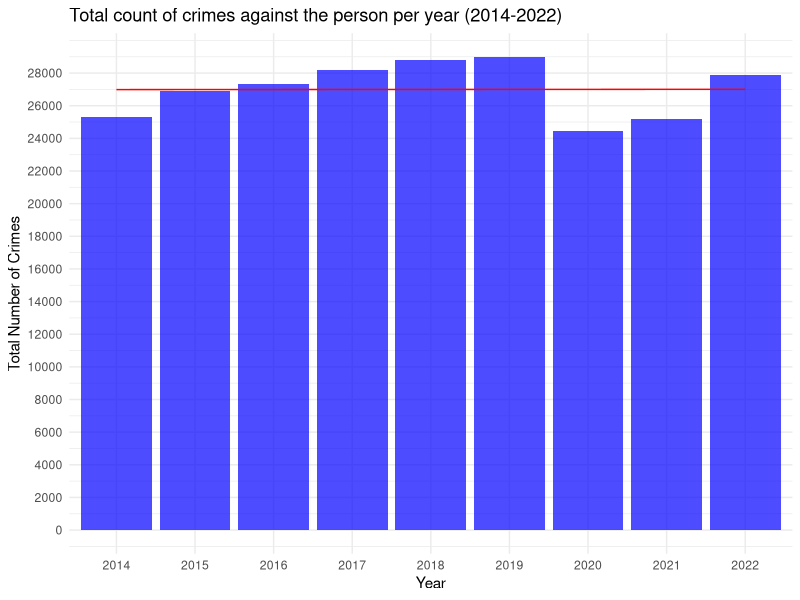
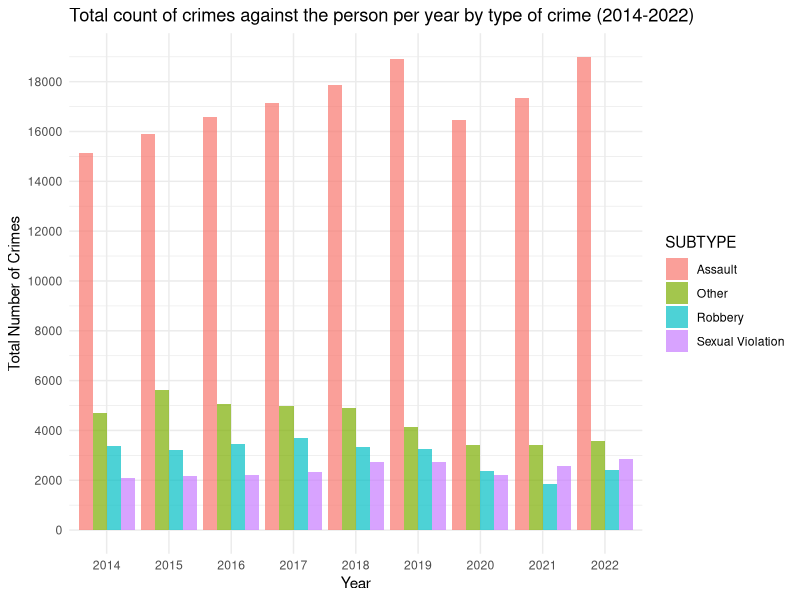
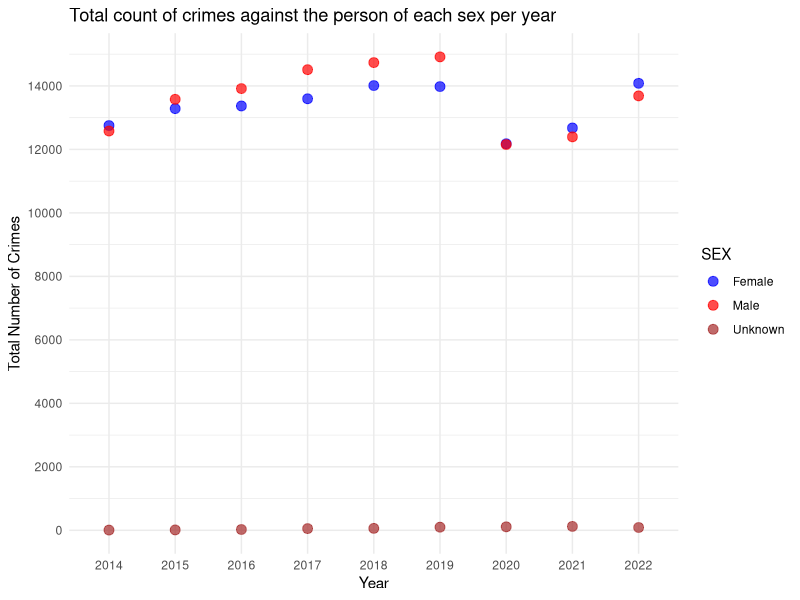
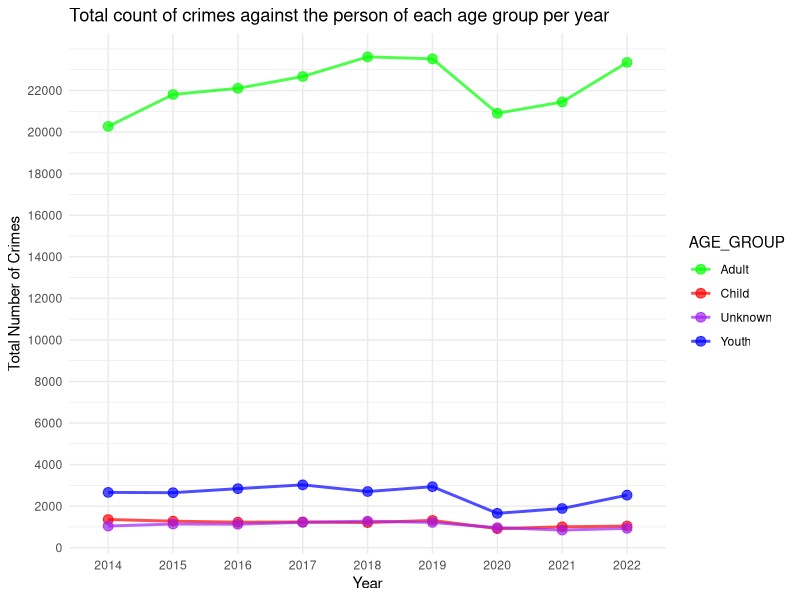

The R script that drew these images, in order:
## ---- chunk 1
knitr::opts_chunk$set(echo = FALSE, results ="hide", message = FALSE, warning = FALSE)
## ---- chunk 2
#| lable: Table 1

library("tidyverse")

# Read data
crime_data <- read_csv("output/data/edited_data.csv",show_col_types = FALSE) 
column_specifications <- spec(crime_data)

# Calculate total number of crimes reported per year
total_counts <- aggregate(COUNT_ ~ REPORT_YEAR, data = crime_data, sum)

# Create a data frame for the table
crime_table <- data.frame(Year = total_counts$REPORT_YEAR, Total_Number_of_Crimes = total_counts$COUNT_)

# Print the table
print(crime_table)
## ---- chunk 3
#| label: Fig-1

library("tidyverse")

# Read data
crime_data <- read_csv("output/data/edited_data.csv",show_col_types = FALSE) 
column_specifications <- spec(crime_data)
# Calculate total number of crimes reported per year
total_counts <- aggregate(COUNT_ ~ REPORT_YEAR, data = crime_data, sum)  
# Create a bar graph using ggplot2 
ggplot(total_counts, aes(x = as.factor(REPORT_YEAR), y = COUNT_)) +   
  geom_bar(stat = "identity", fill = "blue", alpha = 0.7) + 
   geom_line(aes(group = 1), stat = "smooth", method = "lm", se = FALSE, color = "red", linetype = "solid") +  # Add trendline
  labs(title = "Total count of crimes against the person per year (2014-2022)",      
       x = "Year",        
       y = "Total Number of Crimes") +  
  scale_y_continuous(breaks = seq(0, max(total_counts$COUNT_), by = 2000)) + # Set y-axis breaks
  theme_minimal()

## ---- chunk 4
#| label: fig-2

# Read data
crime_data <- read_csv("output/data/edited_data.csv", show_col_types = FALSE) 
column_specifications <- spec(crime_data)

# Aggregate total counts by REPORT_YEAR and SUBTYPE
subtype_counts <- aggregate(COUNT_ ~ REPORT_YEAR + SUBTYPE, data = crime_data, sum)

# Create a bar graph using ggplot2 with subtype on the bars
ggplot(subtype_counts, aes(x = as.factor(REPORT_YEAR), y = COUNT_, fill = SUBTYPE)) +
  geom_bar(stat = "identity", position = "dodge", alpha = 0.7) +
  labs(title = "Total count of crimes against the person per year by type of crime (2014-2022)",
       x = "Year",
       y = "Total Number of Crimes") +
  scale_y_continuous(breaks = seq(0, max(subtype_counts$COUNT_), by = 2000)) +
  theme_minimal()

## ---- chunk 5
#| label: fig-3

# Read data
crime_data <- read_csv("output/data/edited_data.csv", show_col_types = FALSE) 
column_specifications <- spec(crime_data)

# Aggregate total counts by REPORT_YEAR and SEX 
sex_counts <- aggregate(COUNT_ ~ REPORT_YEAR + SEX, data = crime_data, sum)

# Create a scatter plot using ggplot2 with sex on the x-axis
ggplot(sex_counts, aes(x = as.factor(REPORT_YEAR), y = COUNT_, color = SEX)) +
  geom_point(size = 3, alpha = 0.7) +
  labs(title = "Total count of crimes against the person of each sex per year",
       x = "Year",
       y = "Total Number of Crimes") +
  scale_y_continuous(breaks = seq(0, max(sex_counts$COUNT_), by = 2000)) +
  scale_color_manual(values = c("F" = "blue", "M" = "red", "U" = "brown"),
                     labels = c("F" = "Female", "M" = "Male", "U" = "Unknown")) +  # Specify colors and labels
  theme_minimal()


## ---- chunk 6

#| label: fig-4

# Read data
crime_data <- read_csv("output/data/edited_data.csv", show_col_types = FALSE) 
column_specifications <- spec(crime_data)

# Aggregate total counts by REPORT_YEAR and AGE_GROUP
age_counts <- aggregate(COUNT_ ~ REPORT_YEAR + AGE_GROUP, data = crime_data, sum)

# Create a line graph using ggplot2 with age_group on the x-axis
ggplot(age_counts, aes(x = as.factor(REPORT_YEAR), y = COUNT_, color = AGE_GROUP, group = AGE_GROUP)) +
  geom_line(linewidth = 1, alpha = 0.7) +
  geom_point(size = 3, alpha = 0.7) +
  labs(title = "Total count of crimes against the person of each age group per year",
       x = "Year",
       y = "Total Number of Crimes") +
  scale_y_continuous(breaks = seq(0, max(age_counts$COUNT_), by = 2000)) +
  scale_color_manual(values = c("Youth" = "blue", "Child" = "red", "Adult" = "green", "Unknown" = "purple"),
                     labels = c("Youth" = "Youth", "Child" = "Child", "Adult" = "Adult", "Unknown" = "Unknown")) +  # Specify colors and labels
  theme_minimal()



## ---- chunk 7
#| label: Table-2

library("tidyverse")

# Read data
crime_data <- read_csv("output/data/edited_data.csv",show_col_types = FALSE) 
column_specifications <- spec(crime_data)

# Create a table with unique combinations of AGE_GROUP and corresponding AGE_COHORT values
result_table <- crime_data %>%
  distinct(AGE_GROUP, AGE_COHORT)

# Print the resulting table
print(result_table)


